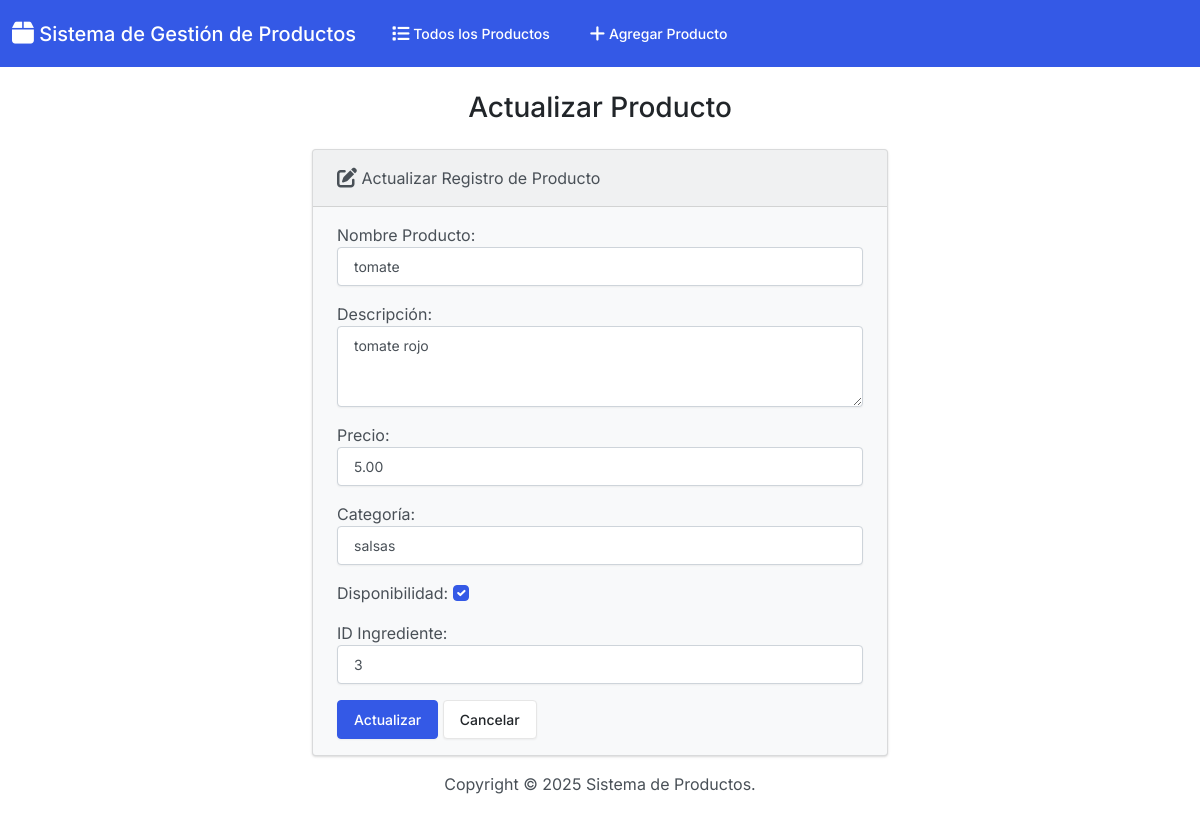
Page /edit/4/ on the committed database.
### app_producto/models.py (models this page shows, shortened)
class Producto(models.Model):
    nombre_producto = models.CharField(max_length=100)
    descripcion = models.TextField()
    precio = models.DecimalField(max_digits=8, decimal_places=2)
    categoria = models.CharField(max_length=50)
    disponibilidad = models.BooleanField()
    id_ingrediente = models.IntegerField()

### app_producto/views.py (the view)
# urls.py: path('edit/<int:id>/', views.edit, name='edit'),
def edit(request, id):
  if request.method == 'POST':
    producto = Producto.objects.get(pk=id)
    form = ProductoForm(request.POST, instance=producto)
    if form.is_valid():
      form.save()
      return render(request, 'productos/edit.html', {
        'form': form,
        'success': True
      })
  else:
    producto = Producto.objects.get(pk=id)
    form = ProductoForm(instance=producto)
  return render(request, 'productos/edit.html', {
    'form': form
  })

### app_producto/forms.py
class ProductoForm(forms.ModelForm):
    class Meta:
        model = Producto
        fields = [ 'nombre_producto', 'descripcion', 'precio', 'categoria', 'disponibilidad', 'id_ingrediente']
        labels = {
            'nombre_producto': 'Nombre Producto',
            'descripcion': 'Descripción',
            'precio': 'Precio',
            'categoria': 'Categoría',
            'disponibilidad': 'Disponibilidad',
            'id_ingrediente': 'ID Ingrediente'
        }
        widgets = {
            'nombre_producto': forms.TextInput(attrs={'class': 'form-control'}),
            'descripcion': forms.Textarea(attrs={'class': 'form-control', 'rows': 3}),
            'precio': forms.NumberInput(attrs={'class': 'form-control', 'step': '0.01'}),
            'categoria': forms.TextInput(attrs={'class': 'form-control'}),
            'disponibilidad': forms.CheckboxInput(attrs={'class': 'form-check-input'}),
            'id_ingrediente': forms.NumberInput(attrs={'class': 'form-control'}),
        }

### app_producto/templates/productos/edit.html (shortened to what this page needs)
{% extends "productos/base.html" %}
{% block body %}
  <h3 class="text-center m-4">Actualizar Producto</h3>
  {% if success %}
    <div class="alert alert-success" role="alert">
      El producto se actualizó correctamente.
      <a href="{% url 'index' %}" class="alert-link">Ir a la página principal.</a>
    </div>
  {% else %}
    <div class="row justify-content-center">
      <div class="col-6">
        <div class="card bg-light mb-3">
          <div class="card-header">
            <i class="fa-solid fa-pen-to-square fa-lg"></i> Actualizar Registro de Producto
          </div>
          <div class="card-body">
            <form action="" method="POST">
              {{ form.as_p }}
              <button type="submit" class="btn btn-primary">Actualizar</button>
              <a href="{% url 'index' %}" class="btn btn-secondary">Cancelar</a>
            </form>
          </div>
        </div>
      </div>
    </div>
  {% endif %}
{% endblock %}

### rows in the picture
Producto: nombre_producto "tomate", descripcion "tomate rojo", precio "5.00", categoria "salsas", disponibilidad "☑", id_ingrediente "3"
